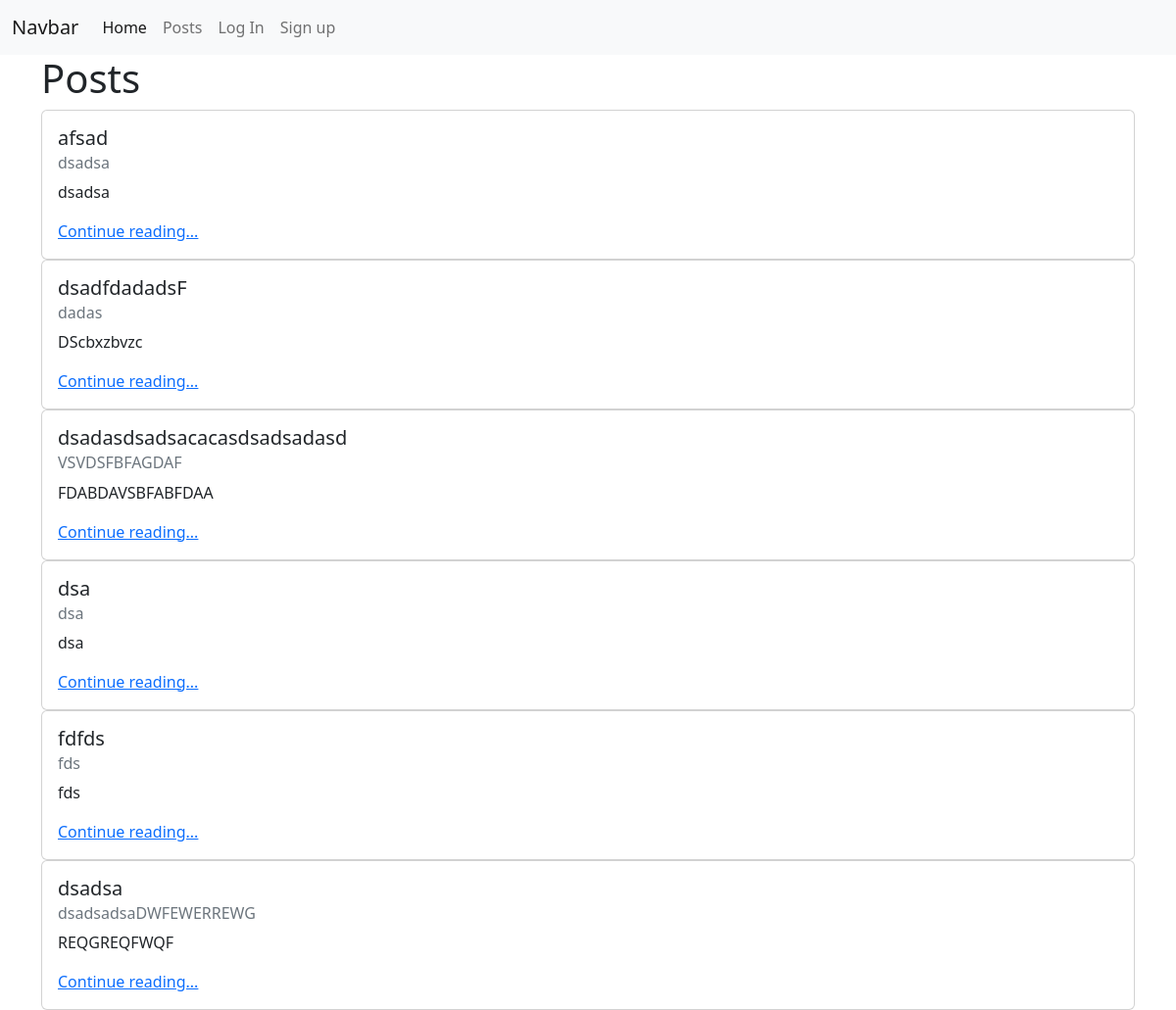
/posts/, run on the app's committed database.
### posts/models.py (models this page shows, shortened)
class Post(models.Model):
    title = models.CharField(max_length=256)
    subtitle = models.CharField(max_length=256)
    body = models.TextField()
    created_on = models.DateTimeField(auto_now_add=True)
    author = models.ForeignKey(
        get_user_model(),
        on_delete=models.CASCADE
    )

### posts/views.py (the view)
# urls.py: path("", views.PostListView.as_view(), name="post_list"),
class PostListView(ListView):
    template_name = "posts/list.html"
    model = Post

### templates/posts/list.html (shortened to what this page needs)
{% extends 'base.html' %}
{% block content %}
<h1>Posts</h1>
{% for post in post_list %}
    <div class="card">
        <div class="card-body">
            <h5 class="card-title">{{ post.title }}</h5>
            <h6 class="card-subtitle mb-2 text-muted">{{ post.subtitle }}</h6>
            <p class="card-text"> {{ post.body|truncatechars:500 }} </p>
            <a href="{% url 'post_detail' post.id %}" class="card-link">Continue reading...</a>
        </div>
    </div>
{% endfor %}
{% endblock content %}

### data on the page
Post: title "afsad", subtitle "dsadsa", body "dsadsa"
Post: title "dsadfdadadsF", subtitle "dadas", body "DScbxzbvzc"
Post: title "dsadasdsadsacacasdsadsadasd", subtitle "VSVDSFBFAGDAF", body "FDABDAVSBFABFDAA"
Post: title "dsa", subtitle "dsa", body "dsa"
Post: title "fdfds", subtitle "fds", body "fds"
Post: title "dsadsa", subtitle "dsadsadsaDWFEWERREWG", body "REQGREQFWQF"
